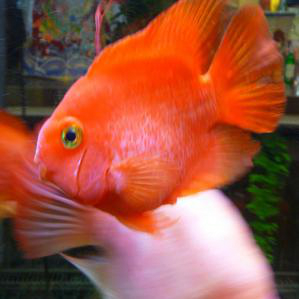
#> input picture 2_Flip/Adversarial_image/Adv_n01443537 goldfish-n02606052 rock beauty.png, 299 x 299 px; its folder holds 2 pictures in this run
$ python FlipImages.py Adversarial_image
#> lines starting #> are read from the running program, lines starting #| are printed output that depends on the picture
#### Flip images
import os, sys
from PIL import Image

def flipImages(pathOfPictures):
#> called with pathOfPictures = 'Adversarial_image'
	for filename in os.listdir(pathOfPictures):
		oldName = os.path.splitext(filename)
		originalImage = Image.open(pathOfPictures + "/" + filename)
#> originalImage is the input picture: PIL image 299x299 RGB; mean R, G, B 157.6, 84.3, 64.5
		flippedImage = originalImage.transpose(Image.FLIP_LEFT_RIGHT)
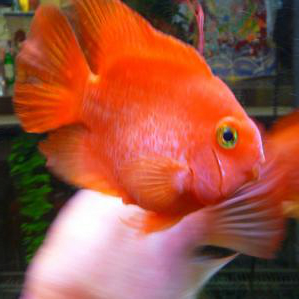
#> flippedImage: PIL image 299x299 RGB; mean R, G, B 157.6, 84.3, 64.5
		saveFlippedImage = flippedImage.save(pathOfPictures + "/" + oldName[0] + "_f" + oldName[1])  # Save the flipped images
#> pass 2 of the loop in flipImages, `for filename in os.listdir(pathOfPictures):`:
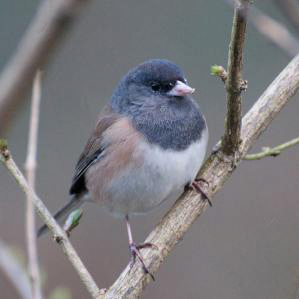
#> input picture 2_Flip/Adversarial_image/Adv_n01534433 junco-n01530575 brambling.png, 299 x 299 px
#> in flipImages, originalImage is the input picture: PIL image 299x299 RGB; mean R, G, B 123, 122.1, 126
#> in flipImages, `flippedImage = originalImage.transpose(Image.FLIP_LEFT_RIGHT)`:
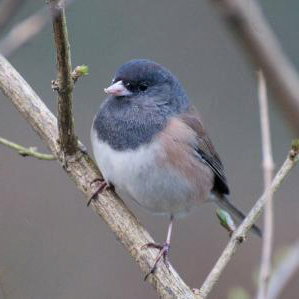
#> flippedImage: PIL image 299x299 RGB; mean R, G, B 123, 122.1, 126

flipImages(sys.argv[1]) # The path of the folder where the image needs to be flipped
